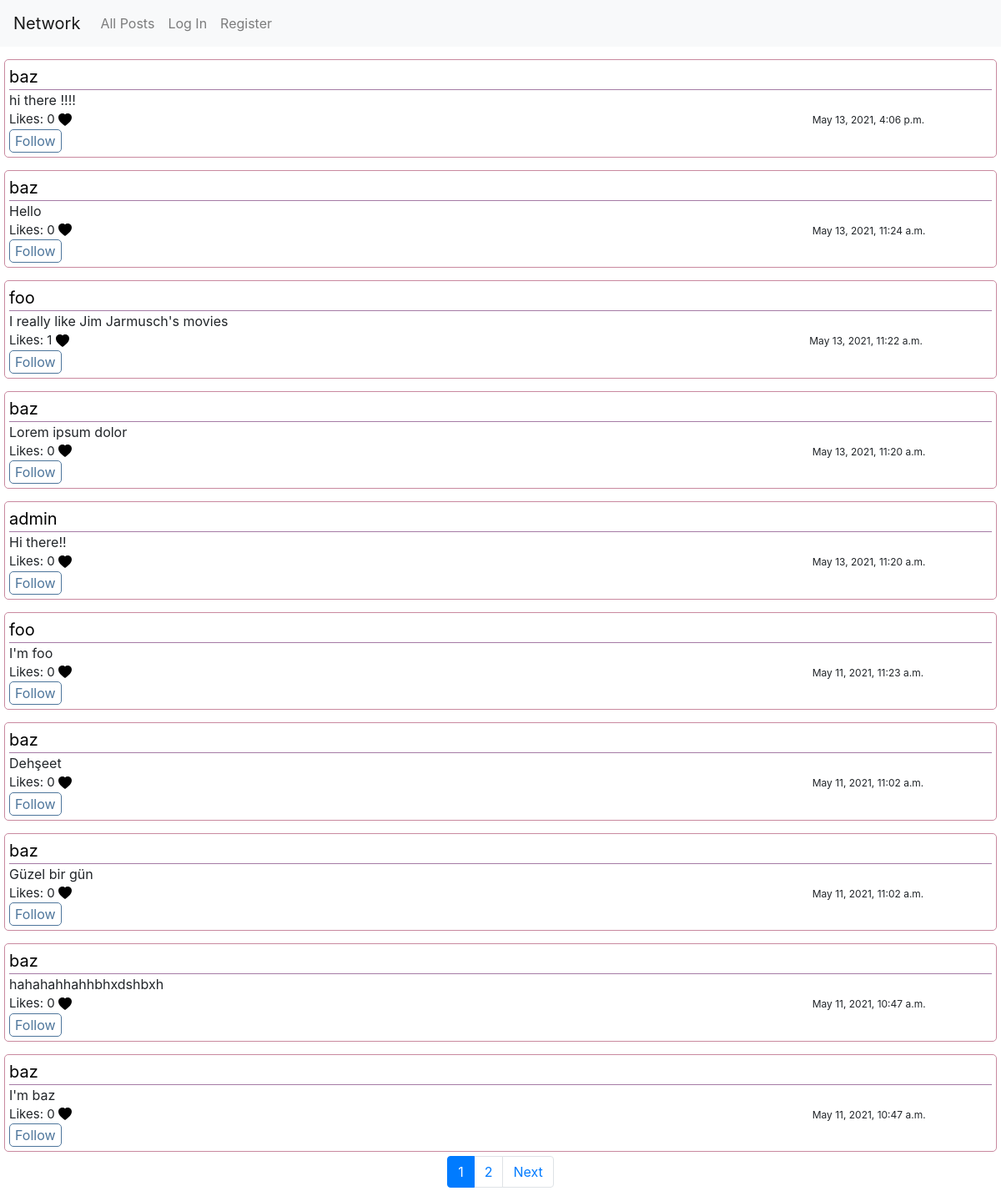
The page / on the database its author committed.
### network/models.py (models this page shows, shortened)
class Post(models.Model):
    author = models.ForeignKey(User,on_delete=models.CASCADE,related_name="author")
    body = models.TextField()
    date = models.DateTimeField(auto_now_add=True)
    likes = models.ManyToManyField(User,blank=True, related_name="likes")

class User(AbstractUser):
    followers = models.ManyToManyField('self', blank=True, related_name='u_followers', symmetrical=False)
    following = models.ManyToManyField('self', blank=True, related_name='u_following', symmetrical=False)

### network/views.py (the view)
# urls.py: path("", views.index, name="index"),
def index(request):
    if request.method== "POST":
        post=Post(author=request.user,body=request.POST.get("create-post"))
        post.save()
    posts=Post.objects.all()
    posts=posts.order_by("-date").all()
    paginator=Paginator(posts,10)
    page_number=request.GET.get("page")
    page_obj=paginator.get_page(page_number)
    return render(request, "network/index.html",{
        "posts":posts,
        "page_obj":page_obj,
    })

### network/templates/network/index.html (shortened to what this page needs)
{% extends "network/layout.html" %}
{% block body %}
{% load static %}
    {% for post in page_obj%}
    <div class="main-user-div">
        <div class="user-div"><a href="{% url 'profile' post.author.id %}">{{ post.author}}</a></div>
        <div class="content-div" id="post-{{post.id}}">{{ post.body}} </div>
        <div class="like-div" >Likes: <span id="like-count-{{post.id}}">{{post.likes.all.count}}</span>
            <svg xmlns="http://www.w3.org/2000/svg"
            width="16"
            height="16"
            fill="
            {% if user in post.likes.all %}
            red
            {% else %}
            black
            {% endif %}"
            class="bi bi-heart-fill"
            viewBox="0 0 16 16"
            data-id="{{ post.id }}"
            data-user="{{ post.author.id }}">
            <path fill-rule="evenodd" d="M8 1.314C12.438-3.248 23.534 4.735 8 15-7.534 4.736 3.562-3.248 8 1.314z"/>
            </svg>
            <span class="date-span">{{post.date}}</span>
        </div>
        {% if request.user == post.author %}
        <div>
            <button class="submit-post edit-btn" data-id="{{ post.id }}">Edit</button>
        </div>
        {% else %}
        <div>
            <button class="follow-btn" data-id="{{ post.id }}" data-user="{{ post.author.id }}" >
                {% if post.author in request.user.following.all %}
                Unfollow
                {% else %}
                Follow
                {% endif %}
            </button>
        </div>
        {% endif %}
    </div>
    {% endfor %}
    <footer aria-label="Page navigation example">
        <ul class="pagination justify-content-center">
          {% for page in page_obj.paginator.page_range %}
          {% if page == page_obj.number %}
          <li class="page-item active" aria-current="page">
            <a class="page-link" href="?page={{ page }}">{{ page }} <span class="sr-only">(current)</span></a>
        </li>
        {% else %}
        <li class="page-item"><a class="page-link" href="?page={{ page }}">{{ page }}</a></li>
        {% endif %}
          {% endfor%}
          {% if page_obj.has_next %}
          <li class="page-item">
            <a class="page-link" href="?page={{ page_obj.next_page_number }}">Next</a>
          </li>
          {% endif %}
        </ul>
    </footer>
{% endblock %}

### network/templates/network/layout.html (shortened to what this page needs)
{% load static %}
<!DOCTYPE html>
<html lang="en">
    <head>
        <link rel="stylesheet" href="https://stackpath.bootstrapcdn.com/bootstrap/4.4.1/css/bootstrap.min.css">
        <link href="{% static 'network/styles.css' %}" rel="stylesheet">
    </head>
    <body>
        <nav class="navbar navbar-expand-lg navbar-light bg-light">
            <a class="navbar-brand" href="#">Network</a>
            <div>
              <ul class="navbar-nav mr-auto">
                <li class="nav-item">
                  <a class="nav-link" href="{% url 'index' %}" >All Posts</a>
                </li>
                {% if user.is_authenticated %}
                    <li class="nav-item">
                        <a class="nav-link" href="{% url 'following' user.id %}" id="following">Following</a>
                    </li>
                    <li class="nav-item">
                        <a class="nav-link" href="{% url 'logout' %}">Log Out</a>
                    </li>
                {% else %}
                    <li class="nav-item">
                        <a class="nav-link" href="{% url 'login' %}">Log In</a>
                    </li>
                    <li class="nav-item">
                        <a class="nav-link" href="{% url 'register' %}">Register</a>
                    </li>
                {% endif %}
              </ul>
            </div>
          </nav>
        <div class="body">
            {% block body %}
            {% endblock %}
        </div>
    </body>
</html>

### network/static/network/styles.css (style rules this page uses)
.main-user-div { padding: 5px; margin:5px; margin-top: 15px; border: 1px solid rgb(201, 137, 159); border-radius: 5px; }
.user-div { border-bottom: 1px solid rgb(165, 123, 165); font-size: 20px; }
a { color: black; text-decoration: none; }
.like-div { font-size: 15px; }
.date-span { margin-left: 75%; font-size: 12px; }
.follow-btn { border: 1px solid rgb(77, 117, 155); border-radius: 5px; background-color: white; color: rgb(77, 117, 155); }

### rows shown on the page
Post: author "baz", body "hi there !!!!", likes.all.count "0", date "May 13, 2021, 4:06 p.m.", shows "Follow"
Post: author "baz", body "Hello", likes.all.count "0", date "May 13, 2021, 11:24 a.m.", shows "Follow"
Post: author "foo", body "I really like Jim Jarmusch's movies", likes.all.count "1", date "May 13, 2021, 11:22 a.m.", shows "Follow"
Post: author "baz", body "Lorem ipsum dolor", likes.all.count "0", date "May 13, 2021, 11:20 a.m.", shows "Follow"
Post: author "admin", body "Hi there!!", likes.all.count "0", date "May 13, 2021, 11:20 a.m.", shows "Follow"
Post: author "foo", body "I'm foo", likes.all.count "0", date "May 11, 2021, 11:23 a.m.", shows "Follow"
Post: author "baz", body "Dehşeet", likes.all.count "0", date "May 11, 2021, 11:02 a.m.", shows "Follow"
Post: author "baz", body "Güzel bir gün", likes.all.count "0", date "May 11, 2021, 11:02 a.m.", shows "Follow"
Post: author "baz", body "hahahahhahhbhxdshbxh", likes.all.count "0", date "May 11, 2021, 10:47 a.m.", shows "Follow"
Post: author "baz", body "I'm baz", likes.all.count "0", date "May 11, 2021, 10:47 a.m.", shows "Follow"

### other values the page prints
{{ page }} "1"
{{ page }} "2"
